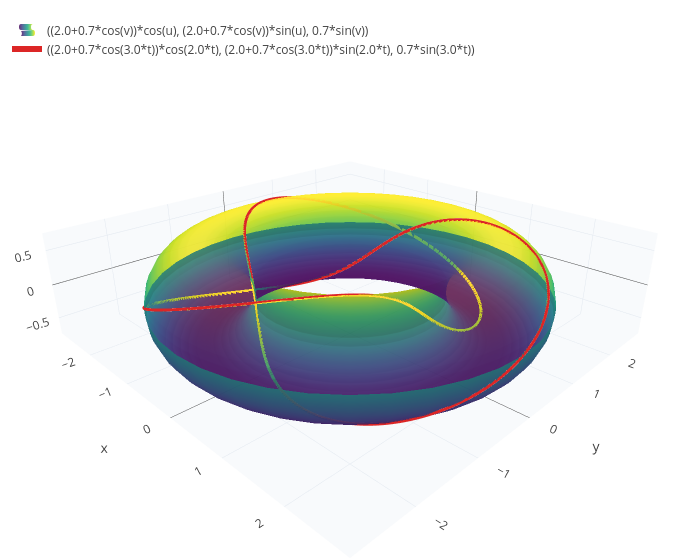

The notebook cell saved with this chart:
### Markdown cell above
`surface(fx, fy, fz, u, a, b, v, c, d)` draws a parametric surface, and `parametric3d(fx, fy, fz, t, a, b)` a curve in space. Here a (2,3) torus knot wound around its torus:

### Code cell
show(surface((2+0.7*cos(v))*cos(u), (2+0.7*cos(v))*sin(u), 0.7*sin(v), u, 0, 2*pi, v, 0, 2*pi), parametric3d((2+0.7*cos(3*t))*cos(2*t), (2+0.7*cos(3*t))*sin(2*t), 0.7*sin(3*t), t, 0, 2*pi))

### Figure 1 — Plotly figure (JSON) as saved in the notebook; plotly's stock layout.template omitted (floating-point values rounded to 4 significant figures; data arrays with more than 128 entries replaced by an {"elided": "..."} marker saying what was removed)
{"data": [{"colorscale": "Viridis", "name": "((2.0+0.7*cos(v))*cos(u), (2.0+0.7*cos(v))*sin(u), 0.7*sin(v))", "opacity": 0.85, "showlegend": true, "showscale": false, "type": "surface", "x": {"elided": "41x41 float values"}, "y": {"elided": "41x41 float values"}, "z": {"elided": "41x41 float values"}}, {"line": {"color": "#dc2626", "width": 6}, "mode": "lines", "name": "((2.0+0.7*cos(3.0*t))*cos(2.0*t), (2.0+0.7*cos(3.0*t))*sin(2.0*t), 0.7*sin(3.0*t))", "type": "scatter3d", "x": {"elided": "601 float values"}, "y": {"elided": "601 float values"}, "z": {"elided": "601 float values"}}], "layout": {"height": 560, "legend": {"x": 0.01, "y": 0.99}, "margin": {"b": 0, "l": 0, "r": 0, "t": 10}, "scene": {"aspectmode": "data", "camera": {"eye": {"x": 1.6, "y": -1.6, "z": 1.0}}, "xaxis": {"backgroundcolor": "#f8fafc", "gridcolor": "#e2e8f0", "showbackground": true, "title": {"text": "x"}}, "yaxis": {"backgroundcolor": "#f8fafc", "gridcolor": "#e2e8f0", "showbackground": true, "title": {"text": "y"}}, "zaxis": {"backgroundcolor": "#f8fafc", "gridcolor": "#e2e8f0", "showbackground": true, "title": {"text": "z"}}}, "showlegend": true, "title": {"text": ""}, "width": 700}}
